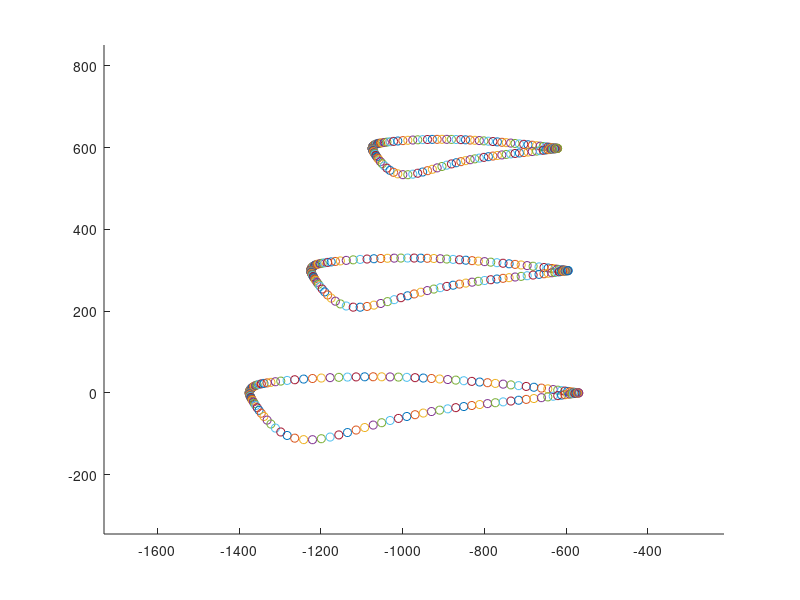

MATLAB code for this plot:
%%%%%%%%%%%%%%%%%%%%%%%%%%%%%%%%%%%%%%%%%%%%%%%%%%%%%%%%%%%%%%%%%%%%%%
%       Hicks-Henne Bump function Parameterization                   %
%                   16 Aug 2016                                      %
%             3D Wing parameterization                               %
%%%%%%%%%%%%%%%%%%%%%%%%%%%%%%%%%%%%%%%%%%%%%%%%%%%%%%%%%%%%%%%%%%%%%%
clear all;
close all;
clc;
format long;

% Baseline Config Parameters Onera M6
panels = 3;
hh = 5;
t_b = 4;
span = 1196.3;
tspan = 2734.5;
xspan = 1578.7;
sweep = 26.7*pi/180;
leangle = 60*pi/180;
teangle = 74.219120*pi/180;
% Baseline Config Parameters Onera M6

load airfoils/oneraup.txt
load airfoils/oneradown.txt
load dp/dispx.txt
load dp/dispy.txt
load dp/dp.txt
load dp/scale.txt
load dp/twist.txt
ubase = oneraup(:,2);
xu = oneraup(:,1);
lbase = oneradown(:,2);
xl = oneradown(:,1);


% Var Initialisations
%ypanelpos = zeros(panels,1);
xpanelpos = zeros(panels,1);
chordlen = zeros(panels,1);
ubasepanel = zeros(panels,size(ubase,1));
lbasepanel = zeros(panels,size(lbase,1));
unewpanel = zeros(panels,size(ubase,1));
lnewpanel = zeros(panels,size(lbase,1));
xubasepanel = zeros(panels,size(ubase,1));
xlbasepanel = zeros(panels,size(lbase,1));
xunewpanel = zeros(panels,size(ubase,1));
xlnewpanel = zeros(panels,size(lbase,1));
dpa = zeros(panels,hh);
dpb = zeros(panels,hh);
twist = zeros(panels,1);
ypanelpos = 0:span/(panels-1):span;
h = 1/(hh+1);
bump_pos = 0+h:h:1-h;
% Var Initialisations


% Reading Design parameters from dp folder
dispx = dispx(:,1);
dispy = dispy(:,1);
scale = scale(:,1);
twistnew = twist(:,1);
dpas = dp(:,1);
dpbs = dp(:,2);
for i = 1:panels
    for j = 1:hh
        dpa(i,j) = dpas((i-1)*hh + j);
        dpb(i,j) = dpbs((i-1)*hh + j);
    end
end
% Reading Design parameters from dp folder


for i = 1:panels
    % Baseline Config Generation start
    xpanelpos(i) = (tspan-ypanelpos(i))/tan(0.5*pi-sweep);
    chordlen(i) = ((tspan-ypanelpos(i))/tan(leangle)) - ((tspan-ypanelpos(i))/tan(teangle));
        %Scaling
    ubasepanel(i,:) = chordlen(i).*ubase;
    lbasepanel(i,:) = chordlen(i).*lbase;
    xubasepanel(i,:) = chordlen(i).*xu;
    xlbasepanel(i,:) = chordlen(i).*xl;
        %Translating
    xubasepanel(i,:) = xubasepanel(i,:) - (tspan-ypanelpos(i))/tan(leangle);
    xlbasepanel(i,:) = xlbasepanel(i,:) - (tspan-ypanelpos(i))/tan(leangle);
        % Twisting
    xubasepanel(i,:) = (xubasepanel(i,:) - xubasepanel(i,size(ubase,1)))*cos(twist(i)*pi/180) + ...
        (ubasepanel(i,:) - ubasepanel(i,size(ubase,1)))*sin(twist(i)*pi/180) + xubasepanel(i,size(ubase,1));
    ubasepanel(i,:) = -(xubasepanel(i,:) - xubasepanel(i,size(ubase,1)))*sin(twist(i)*pi/180) + ...
        (ubasepanel(i,:) - ubasepanel(i,size(ubase,1)))*cos(twist(i)*pi/180) + ubasepanel(i,size(ubase,1));
    xlbasepanel(i,:) = (xlbasepanel(i,:) - xlbasepanel(i,size(lbase,1)))*cos(twist(i)*pi/180) + ...
        (lbasepanel(i,:) - lbasepanel(i,size(lbase,1)))*sin(twist(i)*pi/180) + xlbasepanel(i,size(ubase,1));
    lbasepanel(i,:) = -(xlbasepanel(i,:) - xlbasepanel(i,size(lbase,1)))*sin(twist(i)*pi/180) + ...
        (lbasepanel(i,:) - lbasepanel(i,size(lbase,1)))*cos(twist(i)*pi/180) + lbasepanel(i,size(ubase,1));
        %Plotting
%     figure(1);
%     hold on;
%     for j = 1:size(ubase,1)
%        scatter3(xubasepanel(i,j),ubasepanel(i,j),ypanelpos(i),'b.');
%     end
%     for j = 1:size(lbase,1)
%        scatter3(xlbasepanel(i,j),lbasepanel(i,j),ypanelpos(i),'b.');
%     end
%     axis equal tight;
    %Baseline Config Generation end

    %Updating
    
    %Untwisting
    xunewpanel(i,:) = (xubasepanel(i,:) - xubasepanel(i,size(ubase,1)))*cos(-twist(i)*pi/180) + ...
        (ubasepanel(i,:) - ubasepanel(i,size(ubase,1)))*sin(-twist(i)*pi/180) + xubasepanel(i,size(ubase,1));
    unewpanel(i,:) = -(xubasepanel(i,:) - xubasepanel(i,size(ubase,1)))*sin(-twist(i)*pi/180) + ...
        (ubasepanel(i,:) - ubasepanel(i,size(ubase,1)))*cos(-twist(i)*pi/180) + ubasepanel(i,size(ubase,1));
    xlnewpanel(i,:) = (xlbasepanel(i,:) - xlbasepanel(i,size(lbase,1)))*cos(-twist(i)*pi/180) + ...
        (lbasepanel(i,:) - lbasepanel(i,size(lbase,1)))*sin(-twist(i)*pi/180) + xlbasepanel(i,size(ubase,1));
    lnewpanel(i,:) = -(xlbasepanel(i,:) - xlbasepanel(i,size(lbase,1)))*sin(-twist(i)*pi/180) + ...
        (lbasepanel(i,:) - lbasepanel(i,size(lbase,1)))*cos(-twist(i)*pi/180) + lbasepanel(i,size(ubase,1));
    %Translating back
    xunewpanel(i,:) = xunewpanel(i,:) + (tspan-ypanelpos(i))/tan(leangle);
    xlnewpanel(i,:) = xlnewpanel(i,:) + (tspan-ypanelpos(i))/tan(leangle); 
    %Scaling down
    unewpanel(i,:) = unewpanel(i,:)./chordlen(i);
    lnewpanel(i,:) = lnewpanel(i,:)./chordlen(i);
    xunewpanel(i,:) = xunewpanel(i,:)./chordlen(i);
    xlnewpanel(i,:) = xlnewpanel(i,:)./chordlen(i);
    
    % Hicks-Henne Update
    for k = 1:size(ubase)
        sum = 0;
        for j = 1:hh
            m = log(0.5)/log(bump_pos(j));
            sum = sum + dpa(i,j)*(sin(pi*xunewpanel(i,k)^m)^t_b);
            %gradu(i,j) = sin(pi*xunewpanel(i,k)^m)^t_b;
        end
        unewpanel(i,k) = unewpanel(i,k) + sum;
    end
    for k = 1:size(lbase)
        sum = 0;
        for j = 1:hh
            m = log(0.5)/log(bump_pos(j));
            sum = sum + dpb(i,j)*(sin(pi*xlnewpanel(i,k)^m)^t_b);
            %gradu(i,j) = sin(pi*xunewpanel(i,k)^m)^t_b;
        end
        lnewpanel(i,k) = lnewpanel(i,k) + sum;
    end
    
    %Scaling
    unewpanel(i,:) = scale(i).*unewpanel(i,:);
    lnewpanel(i,:) = scale(i).*lnewpanel(i,:);
    xunewpanel(i,:) = scale(i).*xunewpanel(i,:);
    xlnewpanel(i,:) = scale(i).*xlnewpanel(i,:);
    
    %Translating
    xunewpanel(i,:) = xunewpanel(i,:) - dispx(i);
    xlnewpanel(i,:) = xlnewpanel(i,:) - dispx(i);
    unewpanel(i,:) = unewpanel(i,:) + dispy(i);
    lnewpanel(i,:) = lnewpanel(i,:) + dispy(i);
    
    %twisting
    xunewpanel(i,:) = (xunewpanel(i,:) - xunewpanel(i,size(ubase,1)))*cos(twistnew(i)*pi/180) + ...
        (unewpanel(i,:) - unewpanel(i,size(ubase,1)))*sin(twistnew(i)*pi/180) + xunewpanel(i,size(ubase,1));
    unewpanel(i,:) = -(xunewpanel(i,:) - xunewpanel(i,size(ubase,1)))*sin(twistnew(i)*pi/180) + ...
        (unewpanel(i,:) - unewpanel(i,size(ubase,1)))*cos(twistnew(i)*pi/180) + unewpanel(i,size(ubase,1));
    xlnewpanel(i,:) = (xlnewpanel(i,:) - xlnewpanel(i,size(lbase,1)))*cos(twistnew(i)*pi/180) + ...
        (lnewpanel(i,:) - lnewpanel(i,size(lbase,1)))*sin(twistnew(i)*pi/180) + xlnewpanel(i,size(ubase,1));
    lnewpanel(i,:) = -(xlnewpanel(i,:) - xlnewpanel(i,size(lbase,1)))*sin(twistnew(i)*pi/180) + ...
        (lnewpanel(i,:) - lnewpanel(i,size(lbase,1)))*cos(twistnew(i)*pi/180) + lnewpanel(i,size(ubase,1));
    
    figure(2)
    hold on;
    for j = 1:size(ubase,1)
       scatter3(xunewpanel(i,j),unewpanel(i,j),ypanelpos(i),'r.');
    end
    for j = 1:size(lbase,1)
       scatter3(xlnewpanel(i,j),lnewpanel(i,j),ypanelpos(i),'r.');
    end
    axis equal tight;

    
     


end



